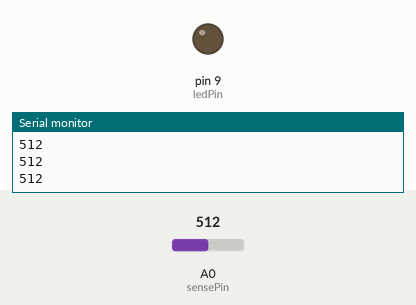
Simulated run of this sketch. Board: Arduino Uno, built with avr-gcc and run on an emulated ATmega328P. On the bench: output pins drawn as LEDs (lit = HIGH), the last lines printed to the serial monitor. The inputs (shaded band) are chosen by the test bench; at power-on: A0 (sensePin) = 512.

Above: at 1.2 s.
1.3 s: A0 (sensePin) set to 0
At 2.2 s:
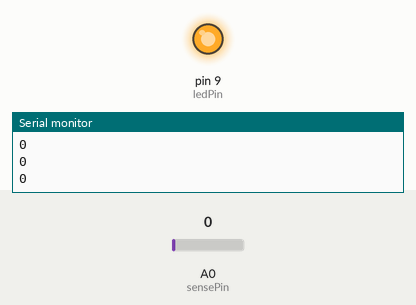
2.8 s: A0 (sensePin) set to 122
At 3.5 s:
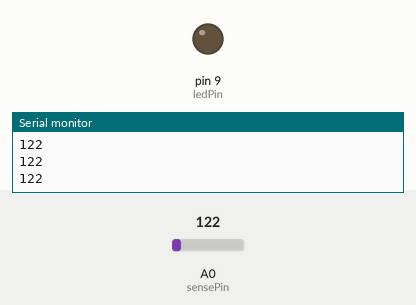
Timing chart, 0 to 5.8 s (numbered marks = the images above; inputs shaded):
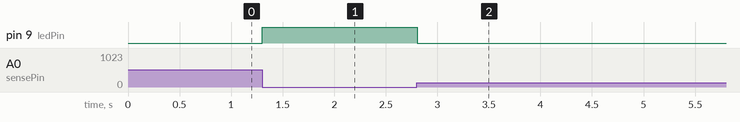

Measured:
- after the input at 1.3 s, pin 9 (ledPin): LOW → HIGH at once
- after the input at 2.8 s, pin 9 (ledPin): HIGH → LOW at once

The sketch:

ldr.ino
```cpp
int sensePin =0;
int ledPin = 9;

void setup()
{
  pinMode(sensePin,INPUT);
  pinMode(ledPin,OUTPUT);

  Serial.begin(9600);
}

void loop()
{
  int val = analogRead(sensePin);
  Serial.println(analogRead(sensePin));


  val = constrain(val,0,50);
  int ledLevel = map(val,0,50,255,0);
  analogWrite(ledPin,ledLevel);

}
```
